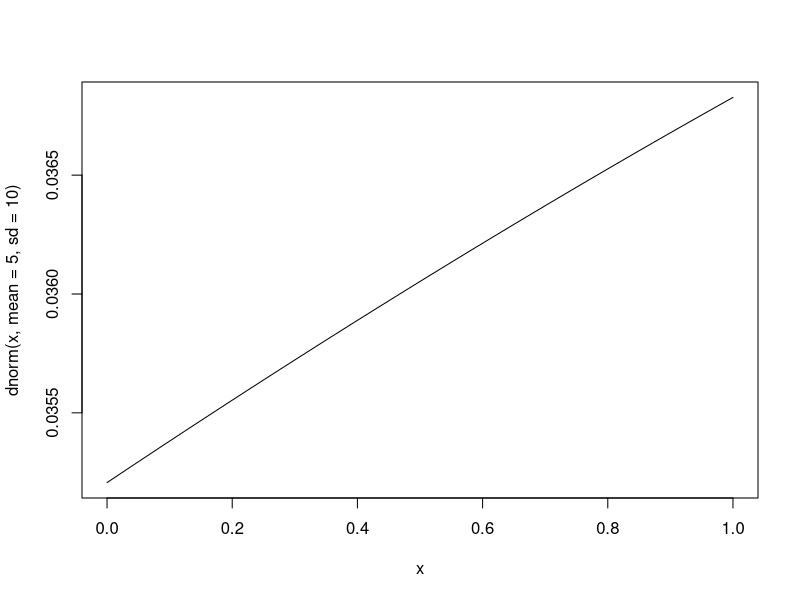

Recreate this plot in R.
## ---- chunk 1
#' A function that that computes the culmulative distribution function for the 
#' Gaussian random variable with mean and variance using the R function integrate().
#'
#' @param x The vector of values to calculate the culmulative distribution on each 
#'          value.
#' @param mean The mean to use in the computation with a default value of 0.
#' @param var The variance to use in the computation with a defualt value of 1.
#'
#' @return A vector results which is the computed CDF for each value in the passed in 
#'         vector.
pgauss <- function(x, mean = 0, var = 1){
  results <- vector(length = length(x))
  for(n in x){
    val <- integrate(f = function(n) dnorm(n, mean = mean, sd = sqrt(var)), lower = -Inf, upper = n)
    results[n] <- val$value
  }
  return(sum(results))
}
## ---- chunk 2
pgauss(x = c(2,3,4,5,6), mean = 1, var = 2)
sum(pnorm(c(2,3,4,5,6), mean = 1, sd = sqrt(2)))
## ---- chunk 3
x <- sample(10000, size = 5000, replace = TRUE)
curve(dnorm(x, mean = 5, sd = 10))
abline(h = 0, lty = 2)
## ---- chunk 4

## ---- chunk 5
guassian.ll <- function(mean, var, data){
  
}
## ---- chunk 6

